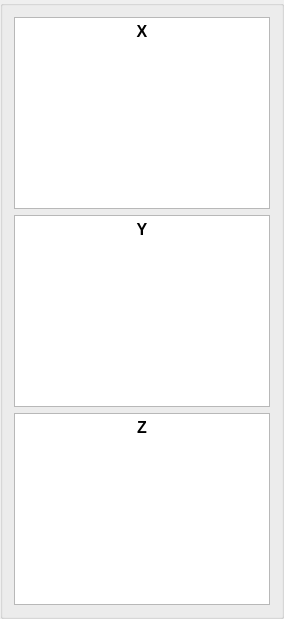
     <widget class="QGroupBox" name="groupBox_5">
      <layout class="QVBoxLayout" name="verticalLayout_4">
       <property name="sizeConstraint">
        <enum>QLayout::SetDefaultConstraint</enum>
       </property>
       <item>
        <widget class="QTextEdit" name="textEdit_38">
         <property name="html">
          <string>&lt;!DOCTYPE HTML PUBLIC &quot;-//W3C//DTD HTML 4.0//EN&quot; &quot;http://www.w3.org/TR/REC-html40/strict.dtd&quot;&gt;
&lt;html&gt;&lt;head&gt;&lt;meta name=&quot;qrichtext&quot; content=&quot;1&quot; /&gt;&lt;meta charset=&quot;utf-8&quot; /&gt;&lt;style type=&quot;text/css&quot;&gt;
p, li { white-space: pre-wrap; }
hr { height: 1px; border-width: 0; }
li.unchecked::marker { content: &quot;\2610&quot;; }
li.checked::marker { content: &quot;\2612&quot;; }
&lt;/style&gt;&lt;/head&gt;&lt;body style=&quot; font-family:'Ubuntu'; font-size:11pt; font-weight:400; font-style:normal;&quot;&gt;
&lt;p align=&quot;center&quot; style=&quot; margin-top:0px; margin-bottom:0px; margin-left:0px; margin-right:0px; -qt-block-indent:0; text-indent:0px;&quot;&gt;&lt;span style=&quot; font-size:12pt; font-weight:700;&quot;&gt;X&lt;/span&gt;&lt;/p&gt;&lt;/body&gt;&lt;/html&gt;</string>
         </property>
        </widget>
       </item>
       <item>
        <widget class="QTextEdit" name="textEdit_39">
         <property name="html">
          <string>&lt;!DOCTYPE HTML PUBLIC &quot;-//W3C//DTD HTML 4.0//EN&quot; &quot;http://www.w3.org/TR/REC-html40/strict.dtd&quot;&gt;
&lt;html&gt;&lt;head&gt;&lt;meta name=&quot;qrichtext&quot; content=&quot;1&quot; /&gt;&lt;meta charset=&quot;utf-8&quot; /&gt;&lt;style type=&quot;text/css&quot;&gt;
p, li { white-space: pre-wrap; }
hr { height: 1px; border-width: 0; }
li.unchecked::marker { content: &quot;\2610&quot;; }
li.checked::marker { content: &quot;\2612&quot;; }
&lt;/style&gt;&lt;/head&gt;&lt;body style=&quot; font-family:'Ubuntu'; font-size:11pt; font-weight:400; font-style:normal;&quot;&gt;
&lt;p align=&quot;center&quot; style=&quot; margin-top:0px; margin-bottom:0px; margin-left:0px; margin-right:0px; -qt-block-indent:0; text-indent:0px;&quot;&gt;&lt;span style=&quot; font-size:12pt; font-weight:700;&quot;&gt;Y&lt;/span&gt;&lt;/p&gt;&lt;/body&gt;&lt;/html&gt;</string>
         </property>
        </widget>
       </item>
       <item>
        <widget class="QTextEdit" name="textEdit_40">
         <property name="html">
          <string>&lt;!DOCTYPE HTML PUBLIC &quot;-//W3C//DTD HTML 4.0//EN&quot; &quot;http://www.w3.org/TR/REC-html40/strict.dtd&quot;&gt;
&lt;html&gt;&lt;head&gt;&lt;meta name=&quot;qrichtext&quot; content=&quot;1&quot; /&gt;&lt;meta charset=&quot;utf-8&quot; /&gt;&lt;style type=&quot;text/css&quot;&gt;
p, li { white-space: pre-wrap; }
hr { height: 1px; border-width: 0; }
li.unchecked::marker { content: &quot;\2610&quot;; }
li.checked::marker { content: &quot;\2612&quot;; }
&lt;/style&gt;&lt;/head&gt;&lt;body style=&quot; font-family:'Ubuntu'; font-size:11pt; font-weight:400; font-style:normal;&quot;&gt;
&lt;p align=&quot;center&quot; style=&quot; margin-top:0px; margin-bottom:0px; margin-left:0px; margin-right:0px; -qt-block-indent:0; text-indent:0px;&quot;&gt;&lt;span style=&quot; font-size:12pt; font-weight:700;&quot;&gt;Z&lt;/span&gt;&lt;/p&gt;&lt;/body&gt;&lt;/html&gt;</string>
         </property>
        </widget>
       </item>
      </layout>
     </widget>
